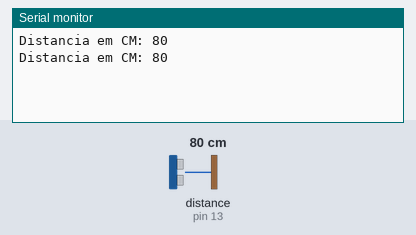
This sketch was run on a simulated Arduino Uno, built with avr-gcc and run on an emulated ATmega328P. Parts: the last lines printed to the serial monitor. Wiring (inferred from the names in the program): ultrasonic range finder: trigger pin 12; echo pin 13. The test bench sets the inputs (shaded band); at power-on: distance to the obstacle (sensor on pin 13) 80 cm. The echo pulse lasts 58.3 µs per cm.

Above: at 1.8 s.
1.9 s: distance to the obstacle (sensor on pin 13) set to 2 cm
At 2.7 s:
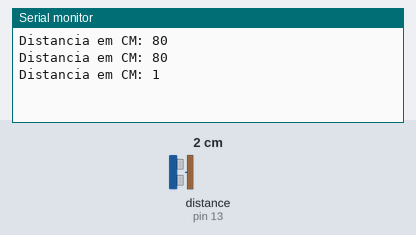
3.4 s: distance to the obstacle (sensor on pin 13) set to 4 cm
At 4.8 s:
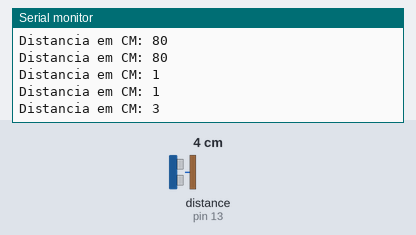
Timing chart, 0 to 6.4 s (numbered marks = the images above; inputs shaded):
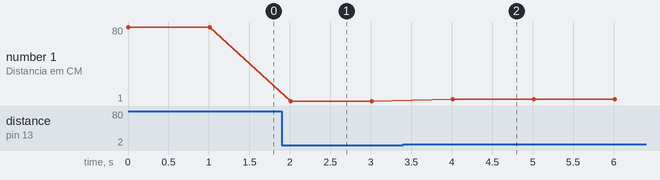

Measured:
- after the input at 1.9 s, the serial monitor: prints a new line after 0.11 s (image 1)
- after the input at 3.4 s, the serial monitor: prints a new line after 0.61 s (image 2)
- plotted number 1: 80 → 1 after the input at 1.9 s, 1 → 3 after the input at 3.4 s

The sketch:

Ultrasonic.ino
```cpp
#define pinTrig 12
#define pinEcho 13

#define CM 1
#define INC 0

long duration, distacne_cm, distance_inc;

void setup()
{
  pinMode(pinTrig, OUTPUT);
  pinMode(pinEcho, INPUT);

  Serial.begin(9600);
}

void loop()
{
  digitalWrite(pinTrig, LOW);
  delayMicroseconds(2);

  digitalWrite(pinTrig, HIGH);
  delayMicroseconds(10);

  digitalWrite(pinTrig, LOW);

  int distancia = (ultrasonic_ranging(CM));

  Serial.print("Distancia em CM: ");
  Serial.println(distancia);
  delay(1000);
}

long ultrasonic_timing()
{
  digitalWrite(pinTrig, LOW);
  delayMicroseconds(2);
  digitalWrite(pinTrig, HIGH);
  delayMicroseconds(10);
  digitalWrite(pinTrig, LOW);
  duration = pulseIn(pinEcho,HIGH);
  return duration;
}

long ultrasonic_ranging(int sys)
{
  ultrasonic_timing();

  distacne_cm = duration /29 / 2 ;
  distance_inc = duration / 74 / 2;
  if (sys)
  return distacne_cm;
  else
  return distance_inc;
}
```
